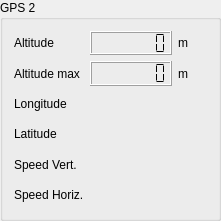
   <widget class="QGroupBox" name="gps_box_2">
    <property name="geometry">
     <rect>
      <x>980</x>
      <y>500</y>
      <width>221</width>
      <height>221</height>
     </rect>
    </property>
    <property name="styleSheet">
     <string notr="true"/>
    </property>
    <property name="title">
     <string>GPS 2</string>
    </property>
    <layout class="QGridLayout" name="gridLayout_4">
     <item row="3" column="1" colspan="3">
      <widget class="QLabel" name="AV_longitude_r">
       <property name="styleSheet">
        <string notr="true"/>
       </property>
       <property name="text">
        <string/>
       </property>
      </widget>
     </item>
     <item row="6" column="1" colspan="3">
      <widget class="QLabel" name="speed_vertical_r">
       <property name="minimumSize">
        <size>
         <width>0</width>
         <height>0</height>
        </size>
       </property>
       <property name="text">
        <string/>
       </property>
      </widget>
     </item>
     <item row="1" column="0">
      <widget class="QLabel" name="altitude_label_gps_2">
       <property name="text">
        <string>Altitude</string>
       </property>
      </widget>
     </item>
     <item row="5" column="1" colspan="3">
      <widget class="QLabel" name="AV_latitude_r">
       <property name="minimumSize">
        <size>
         <width>0</width>
         <height>0</height>
        </size>
       </property>
       <property name="text">
        <string/>
       </property>
      </widget>
     </item>
     <item row="5" column="0">
      <widget class="QLabel" name="latitude_label_2">
       <property name="text">
        <string>Latitude</string>
       </property>
      </widget>
     </item>
     <item row="2" column="0">
      <widget class="QLabel" name="altitude_max_label_2">
       <property name="text">
        <string>Altitude max</string>
       </property>
      </widget>
     </item>
     <item row="6" column="0">
      <widget class="QLabel" name="label_XX_3">
       <property name="text">
        <string>Speed Vert.</string>
       </property>
      </widget>
     </item>
     <item row="3" column="0">
      <widget class="QLabel" name="longitude_label_2">
       <property name="text">
        <string>Longitude</string>
       </property>
      </widget>
     </item>
     <item row="7" column="0">
      <widget class="QLabel" name="label_XX_4">
       <property name="text">
        <string>Speed Horiz.</string>
       </property>
      </widget>
     </item>
     <item row="7" column="1" colspan="3">
      <widget class="QLabel" name="speed_horizontal_r">
       <property name="minimumSize">
        <size>
         <width>0</width>
         <height>0</height>
        </size>
       </property>
       <property name="text">
        <string/>
       </property>
      </widget>
     </item>
     <item row="1" column="3">
      <widget class="QLabel" name="m_unit_label_4">
       <property name="maximumSize">
        <size>
         <width>30</width>
         <height>16777215</height>
        </size>
       </property>
       <property name="text">
        <string>m</string>
       </property>
      </widget>
     </item>
     <item row="1" column="1" colspan="2">
      <widget class="QLCDNumber" name="altitude_lcd_gps_r">
       <property name="smallDecimalPoint">
        <bool>false</bool>
       </property>
       <property name="digitCount">
        <number>7</number>
       </property>
       <property name="segmentStyle">
        <enum>QLCDNumber::Flat</enum>
       </property>
       <property name="intValue" stdset="0">
        <number>0</number>
       </property>
      </widget>
     </item>
     <item row="2" column="3">
      <widget class="QLabel" name="m_unit_label_6">
       <property name="text">
        <string>m</string>
       </property>
      </widget>
     </item>
     <item row="2" column="1" colspan="2">
      <widget class="QLCDNumber" name="altitude_max_lcd_max_r">
       <property name="enabled">
        <bool>true</bool>
       </property>
       <property name="digitCount">
        <number>7</number>
       </property>
       <property name="segmentStyle">
        <enum>QLCDNumber::Flat</enum>
       </property>
      </widget>
     </item>
    </layout>
   </widget>
